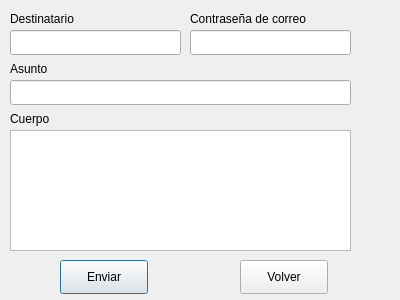
<?xml version="1.0" encoding="UTF-8"?>
<ui version="4.0">
 <class>Dialog</class>
 <widget class="QDialog" name="Dialog">
  <property name="geometry">
   <rect>
    <x>0</x>
    <y>0</y>
    <width>400</width>
    <height>300</height>
   </rect>
  </property>
  <property name="windowTitle">
   <string>Enviar correo</string>
  </property>
  <widget class="QPushButton" name="sendButton">
   <property name="geometry">
    <rect>
     <x>60</x>
     <y>260</y>
     <width>88</width>
     <height>34</height>
    </rect>
   </property>
   <property name="text">
    <string>Enviar</string>
   </property>
  </widget>
  <widget class="QTextEdit" name="texto">
   <property name="geometry">
    <rect>
     <x>10</x>
     <y>130</y>
     <width>341</width>
     <height>121</height>
    </rect>
   </property>
  </widget>
  <widget class="QLineEdit" name="asunto">
   <property name="geometry">
    <rect>
     <x>10</x>
     <y>80</y>
     <width>341</width>
     <height>25</height>
    </rect>
   </property>
  </widget>
  <widget class="QLineEdit" name="destinatario">
   <property name="geometry">
    <rect>
     <x>10</x>
     <y>30</y>
     <width>171</width>
     <height>25</height>
    </rect>
   </property>
  </widget>
  <widget class="QLabel" name="label">
   <property name="geometry">
    <rect>
     <x>10</x>
     <y>110</y>
     <width>67</width>
     <height>17</height>
    </rect>
   </property>
   <property name="text">
    <string>Cuerpo</string>
   </property>
  </widget>
  <widget class="QLabel" name="label_2">
   <property name="geometry">
    <rect>
     <x>10</x>
     <y>60</y>
     <width>67</width>
     <height>17</height>
    </rect>
   </property>
   <property name="text">
    <string>Asunto</string>
   </property>
  </widget>
  <widget class="QLabel" name="label_3">
   <property name="geometry">
    <rect>
     <x>10</x>
     <y>10</y>
     <width>91</width>
     <height>17</height>
    </rect>
   </property>
   <property name="text">
    <string>Destinatario</string>
   </property>
  </widget>
  <widget class="QLineEdit" name="contrasena">
   <property name="geometry">
    <rect>
     <x>190</x>
     <y>30</y>
     <width>161</width>
     <height>25</height>
    </rect>
   </property>
   <property name="echoMode">
    <enum>QLineEdit::Password</enum>
   </property>
  </widget>
  <widget class="QLabel" name="label_4">
   <property name="geometry">
    <rect>
     <x>190</x>
     <y>10</y>
     <width>161</width>
     <height>17</height>
    </rect>
   </property>
   <property name="text">
    <string>Contraseña de correo</string>
   </property>
  </widget>
  <widget class="QPushButton" name="returnButton">
   <property name="geometry">
    <rect>
     <x>240</x>
     <y>260</y>
     <width>88</width>
     <height>34</height>
    </rect>
   </property>
   <property name="text">
    <string>Volver</string>
   </property>
  </widget>
 </widget>
 <resources/>
 <connections/>
</ui>
